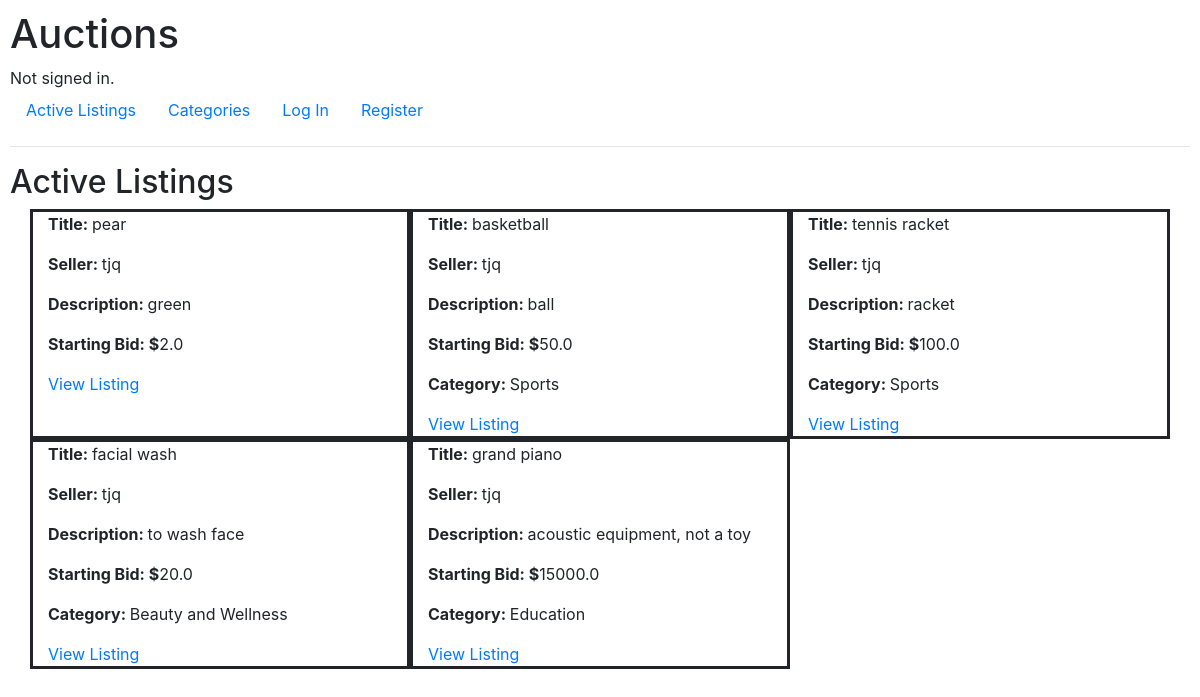
Before: / with the older database file.
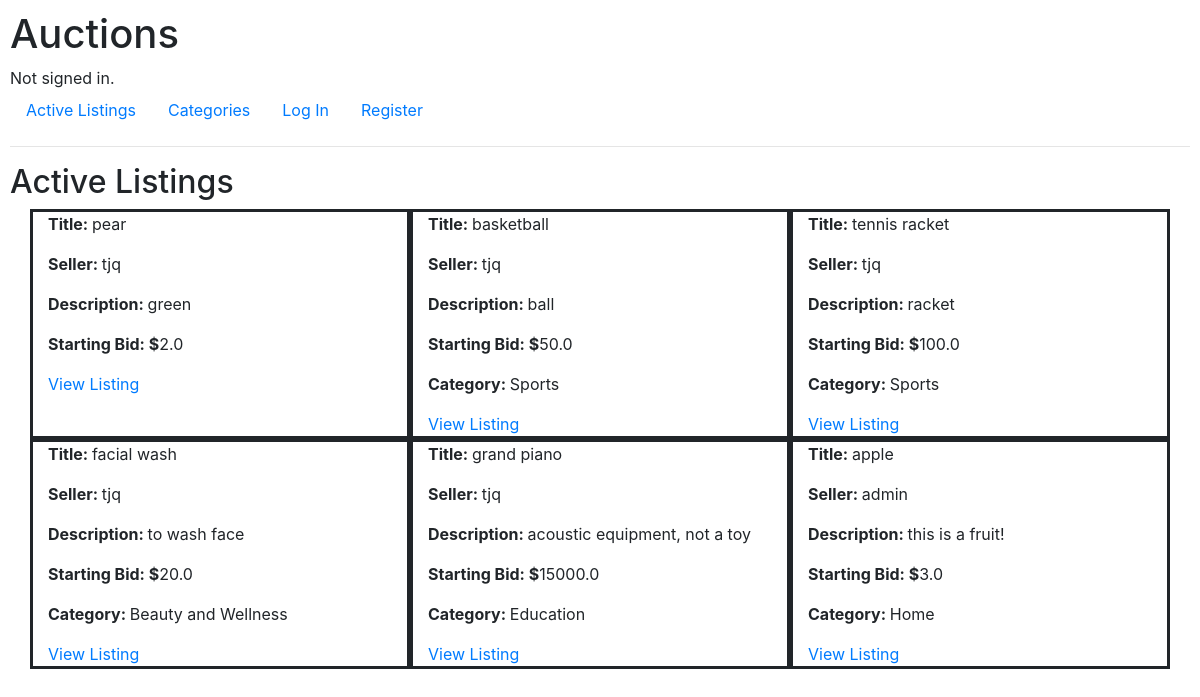
After: the same page with the newer database file.
### auctions/models.py (models this page shows, shortened)
class Listings(models.Model):
    seller_id = models.ForeignKey(User, on_delete=models.CASCADE, related_name="seller")
    title = models.ForeignKey(Titles, on_delete=models.CASCADE)
    description = models.CharField(max_length=LENGTH, blank=False, null=True)
    starting_bid = models.FloatField(default=0)
    image_link = models.CharField(max_length=256, blank=True, null=True)
    category = models.CharField(max_length=256, blank=True, null=True)
    closed = models.BooleanField(blank=False, default=False)

class Titles(models.Model):
    title = models.CharField(max_length=LENGTH, blank=False, null=True)
    def __str__(self):
        return f"{self.title}"

class User(AbstractUser):
    def __str__(self):
        return f"{self.username}"
    pass

### auctions/views.py (the view)
# urls.py: path("", views.index, name="index"),
def index(request):
    rows = Listings.objects.all()
    return render(request, "auctions/index.html", {
        "rows":rows
    })
    temp2 = Listings.objects.exclude(title=CloseListing.objects.all()).all()
    return HttpResponse(temp2)

### auctions/templates/auctions/index.html (shortened to what this page needs)
{% extends "auctions/layout.html" %}
{% block body %}
    <h2>Active Listings</h2>
    <div class="container">
        <div class="row">
            {% for row in rows %}
                {% if not row.closed %}
                    <div class="col-4"  style="border:solid;">
                        <p><b>Title: </b>{{row.title}}</p>
                        <p><b>Seller: </b>{{row.seller_id}}</p>
                        <p><b>Description: </b>{{row.description}}</p>
                        <p><b>Starting Bid: $</b>{{row.starting_bid}}</p>
                        {% if row.category %}
                            <p><b>Category: </b>{{row.category}}</p>
                        {% endif %}
                        <a href="{% url "listing" row.title row.title_id %}">View Listing</a>
                    </div>
                {% endif %}
            {% endfor %}
        </div>
    </div>
{% endblock %}

### auctions/templates/auctions/layout.html (shortened to what this page needs)
{% load static %}
<!DOCTYPE html>
<html lang="en">
    <head>
        <link rel="stylesheet" href="https://stackpath.bootstrapcdn.com/bootstrap/4.4.1/css/bootstrap.min.css">
        <link href="{% static 'auctions/styles.css' %}" rel="stylesheet">
    </head>
    <body>
        <h1>Auctions</h1>
        <div>
            {% if user.is_authenticated %}
                Signed in as <strong>{{ user.username }}</strong>.
            {% else %}
                Not signed in.
            {% endif %}
        </div>
        <ul class="nav">
            <li class="nav-item">
                <a class="nav-link" href="{% url 'index' %}">Active Listings</a>
            </li>
            <li class="nav-item">
                <a class="nav-link" href="{% url 'category' 'all' %}">Categories</a>
            </li>
            {% if user.is_authenticated %}
                <li class="nav-item">
                    <a class="nav-link" href="{% url 'closedlisting' %}">Closed Listings</a>
                </li>
                <li class="nav-item">
                    <a class="nav-link" href="{% url 'logout' %}">Log Out</a>
                </li>
                <li class="nav-item">
                    <a class="nav-link" href="{% url 'create_listing' %}">Create Listing</a>
                </li>
                <li class="nav-item">
                    <a class="nav-link" href="{% url 'wishlist' %} ">WishList</a>
            {% else %}
                <li class="nav-item">
                    <a class="nav-link" href="{% url 'login' %}">Log In</a>
                </li>
                <li class="nav-item">
                    <a class="nav-link" href="{% url 'register' %}">Register</a>
                </li>
            {% endif %}
        </ul>
        <hr>
        {% block body %}
        {% endblock %}
    </body>
</html>

### auctions/static/auctions/styles.css (style rules this page uses)
body { padding: 10px; }

Changed rows visible on the page:
added Listings: title "apple", seller_id "admin", description "this is a fruit!", starting_bid "3.0", category "Home"
